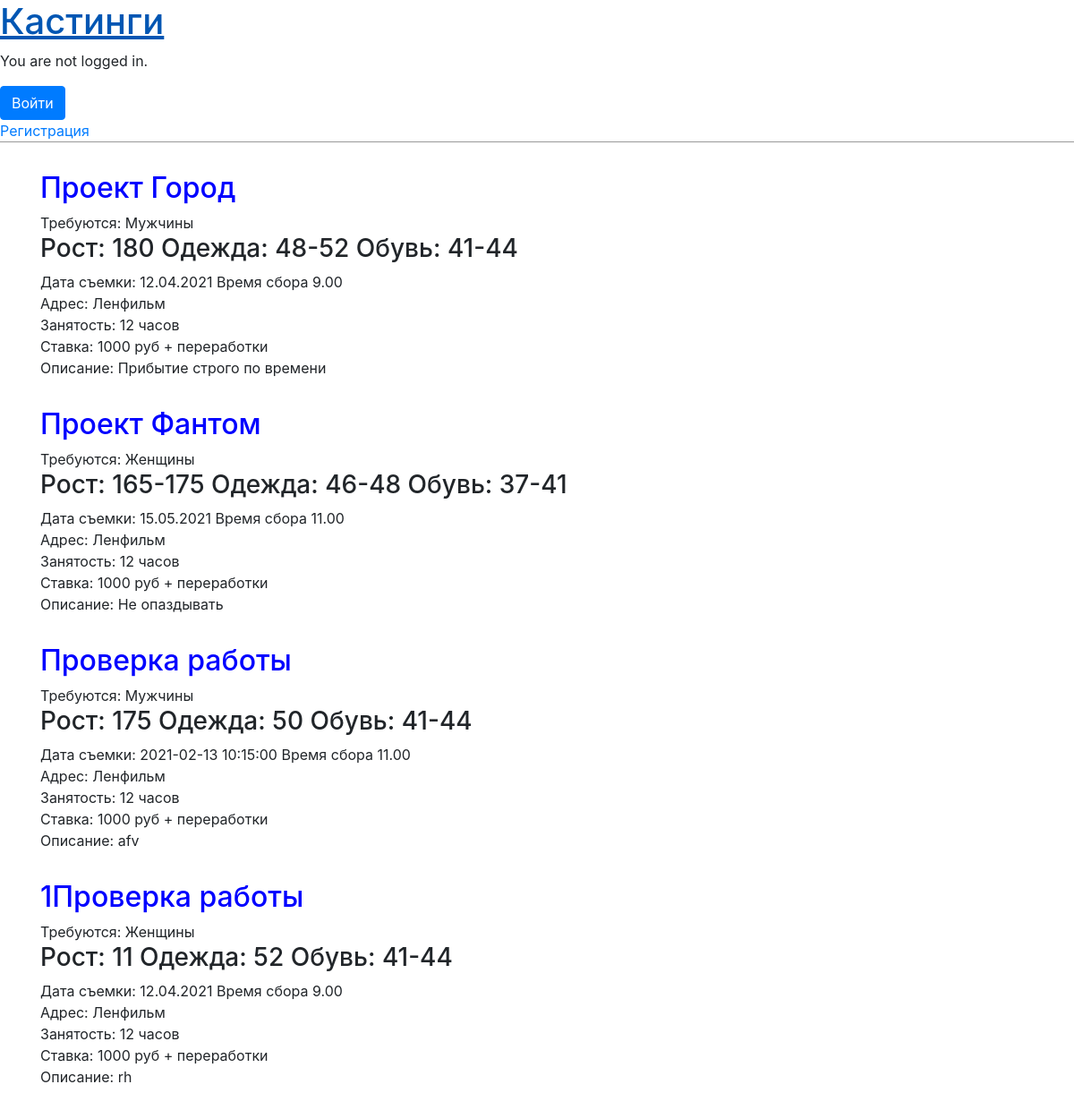
The page / on the database its author committed.
### mainapp/models.py (models this page shows, shortened)
class Casting(models.Model):
    title = models.CharField(max_length=255, null=True,  verbose_name='Наименование')
    author = models.ForeignKey('auth.User', on_delete=models.CASCADE)
    category = models.CharField(max_length=255, null=True,  verbose_name='Категория')
    height = models.CharField(max_length=255, null=True,  verbose_name='Рост')
    size = models.CharField(max_length=255, null=True,  verbose_name='Размер_одежды')
    sizeshoe = models.CharField(max_length=255, null=True,  verbose_name='Размер_обуви')
    place = models.CharField(max_length=255, null=True,  verbose_name='Адрес_локации')
    date = models.CharField(max_length=255, null=True,  verbose_name='Дата')
    time = models.CharField(max_length=255, null=True,  verbose_name='Время')
    hour = models.CharField(max_length=255, null=True,  verbose_name='Время_занятости')
    image = models.ImageField(verbose_name='Изображение', null=True, blank=True)
    description = models.TextField(verbose_name='Требования', null=True, blank=True)
    fee = models.CharField(max_length=255, null=True,  verbose_name='Ставка')

### mainapp/views.py (the view)
# urls.py: path('', MainappListView.as_view(), name='home'),
class MainappListView(ListView):
    model = Casting
    template_name = 'home.html'

### mainapp/templates/home.html
{% extends 'base.html' %}
{% block content %}
  {% for casting in object_list %}
    <div class="casting-entry">
      <h2><a href="{% url 'casting_detail' casting.pk %}">{{ casting.title }}</a></h2>
      <p>Требуются: {{ casting.category }}</p>
      <h3>Рост: {{ casting.height }} Одежда: {{ casting.size }} Обувь: {{ casting.sizeshoe }}</h3>
      <p>Дата съемки: {{ casting.date }} Время сбора  {{ casting.time }}</p>
      <p>Адрес: {{ casting.place }}</p>
      <p>Занятость: {{ casting.hour }}</p>
      <p>Ставка: {{ casting.fee }}</p>
      <p>Описание: {{ casting.description }}</p>
    </div>
  {% endfor %}
{% endblock content %}

### mainapp/templates/base.html (shortened to what this page needs)
<html>
 {% load static %}
<html>
  <head>
    <link href="{% static 'css/base.css' %}" rel="stylesheet">
    <link rel="stylesheet" href="https://stackpath.bootstrapcdn.com/bootstrap/4.5.2/css/bootstrap.min.css">
  </head>
  </head>
  <body>
    <div>
      <header>
        <div class="nav-left">
          <h1><a href="{% url 'home' %}">Кастинги</a></h1>
        </div>
        {% if user.is_authenticated %}
          <p>Hi {{ user.username }}!</p>
          <a href="{% url 'create' %}"><button class="btn btn-info"><i></i>Добавить кастинг</button></a>
          <p><a href="{% url 'logout' %}">Выйти</a></p>
          <a href="{% url 'profile'  %}"><button class="btn btn-info"><i></i>Профиль</button></a>
        {% else %}
          <p>You are not logged in.</p>
          <a class="btn btn-primary" href="{% url 'login' %}">Войти</a><br>
          <a href="{% url 'signup' %}">Регистрация</a>
        {% endif %}
      </header>
      <div class="container">
        {% block content %}
        {% endblock content %}
      </div>
    </div>
  </body>
</html>

### mainapp/static/css/base.css (style rules this page uses)
header h1 a { color: red; }
body { font-family: 'Source Sans Pro', sans-serif; font-size: 18px; }
header { border-bottom: 1px solid #999; margin-bottom: 2rem; display: flex; }
header h1 a { color: red; text-decoration: none; }
.nav-left { margin-right: auto; }
.casting-entry { margin-bottom: 2rem; }
.casting-entry h2 { margin: 0.5rem 0; }
.casting-entry h2 a, .casting-entry h2 a:visited { color: blue; text-decoration: none; }
.casting-entry p { margin: 0; font-weight: 400; }

### rows shown on the page
Casting: title "Проект Город", category "Мужчины", height "180", size "48-52", sizeshoe "41-44", date "12.04.2021", time "9.00", place "Ленфильм", hour "12 часов", fee "1000 руб + переработки", description "Прибытие строго по времени"
Casting: title "Проект Фантом", category "Женщины", height "165-175", size "46-48", sizeshoe "37-41", date "15.05.2021", time "11.00", place "Ленфильм", hour "12 часов", fee "1000 руб + переработки", description "Не опаздывать"
Casting: title "Проверка работы", category "Мужчины", height "175", size "50", sizeshoe "41-44", date "2021-02-13 10:15:00", time "11.00", place "Ленфильм", hour "12 часов", fee "1000 руб + переработки", description "afv"
Casting: title "1Проверка работы", category "Женщины", height "11", size "52", sizeshoe "41-44", date "12.04.2021", time "9.00", place "Ленфильм", hour "12 часов", fee "1000 руб + переработки", description "rh"
